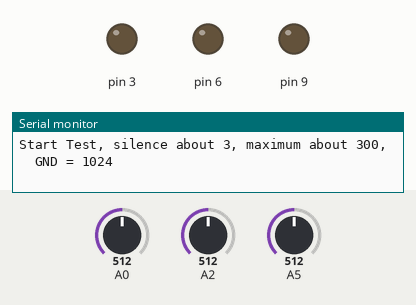
The sketch below on a simulated Arduino Uno, built with avr-gcc and run on an emulated ATmega328P. Parts: output pins drawn as LEDs (lit = HIGH), the last lines printed to the serial monitor. The inputs (shaded band) are chosen by the test bench; at power-on: A0 = 512, A2 = 512, A5 = 512. The audio player accepts every command and is not drawn.

Above: at 1.5 s.
At 8.0 s:
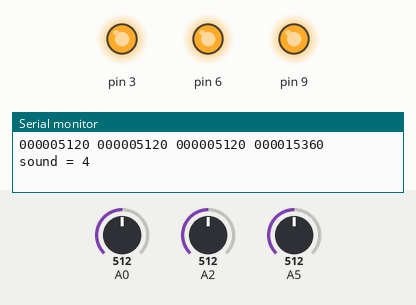
Timing chart, 0 to 16.9 s (numbered marks = the images above):
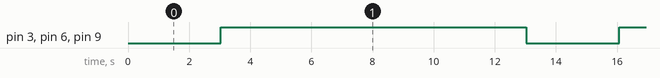

Measured:
- by itself, pin 3, pin 6, pin 9: alternates HIGH for 10.0 s and LOW for 3.0 s

The sketch:

voice.ino
```cpp
#include "DFPlayer_Mini_Mp3.h"


 void setup()
 {

   pinMode(3, OUTPUT);
   pinMode(6, OUTPUT);
   pinMode(9, OUTPUT);

  pinMode(A0, INPUT);

  pinMode(A2, INPUT);
  pinMode(A5, INPUT);

   // put your setup code here, to run once:

   Serial.begin(9600);
   mp3_set_serial (Serial); //set Serial for DFPlayer-mini mp3 module
   mp3_set_volume (30);
   mp3_stop ();

}

void loop()
{
   int sound;

   Serial.print("Start Test, silence about 3, maximum about 300,  GND = 1024 \n");


   /* LED ON */
   digitalWrite(3,0);
   digitalWrite(6,0);
   digitalWrite(9,0);

  int V0, V1, V2;
  unsigned long V0max = 0, V1max = 0 , V2max = 0;
  char result[200];

  /* Sample the AC signal on the ADC input to find the maxiumm aplitude */

  for (int x = 0; x < 100; x ++)
  {
    V0 = analogRead(A0);
    delay(10);
    V1 = analogRead(A2);
    delay(10);
    V2 = analogRead(A5);
    delay(10);
    if (V0 > 0) V0max += V0;
    if (V1 > 0) V1max += V1;
    if (V2 > 0) V2max += V2;
  }

  /* LED off */
   digitalWrite(3,1);
   digitalWrite(6,1);
   digitalWrite(9,1);

    long R0= 10240 - (V0max / 10);
    sprintf(result, "%09d ", 10240 - (V0max/ 10));
    Serial.print(result);

    long R1= 10240 - (V1max / 10);
    sprintf(result, "%09d ", R1);
    Serial.print(result);

    long R2= 10240 - (V2max / 10);
    sprintf(result, "%09d ", R2);
    Serial.print(result);


    long total = R0 + R1 + R2;
    sprintf(result, "%09d ", total);
    Serial.print(result);
    Serial.print("\n");

   /* Play asound */
   /* if (total < 500) sound = 1;*/
   if (total < 2000)  sound = 1;
   else if (total < 3000) sound = 1;
   else if (total < 4000) sound = 2;
   else if (total < 5000) sound = 2;
   else if (total < 6000) sound = 3;
   else if (total < 7000) sound = 3;
   else sound = 4;

   Serial.print("\nsound = ");
   Serial.print(sound);
   Serial.print("\n");

   mp3_set_volume(30);
   mp3_play (sound);
   delay (10000);

   mp3_stop();

}
```
